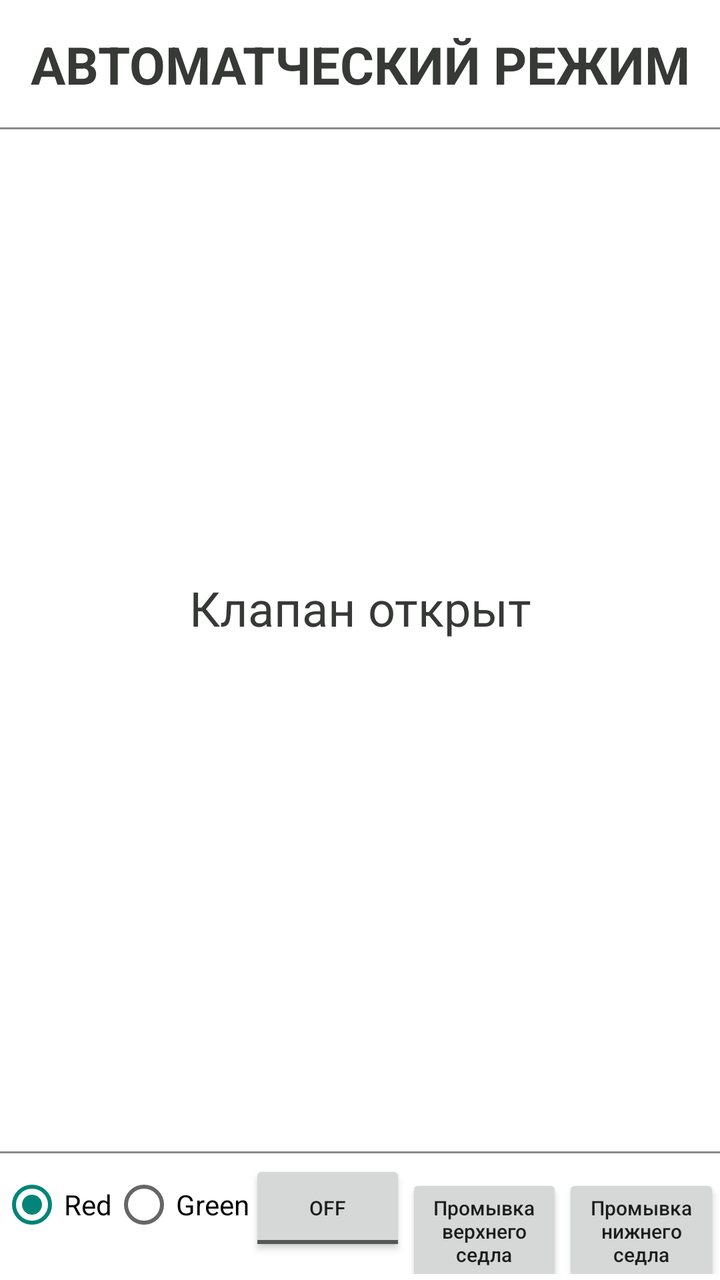
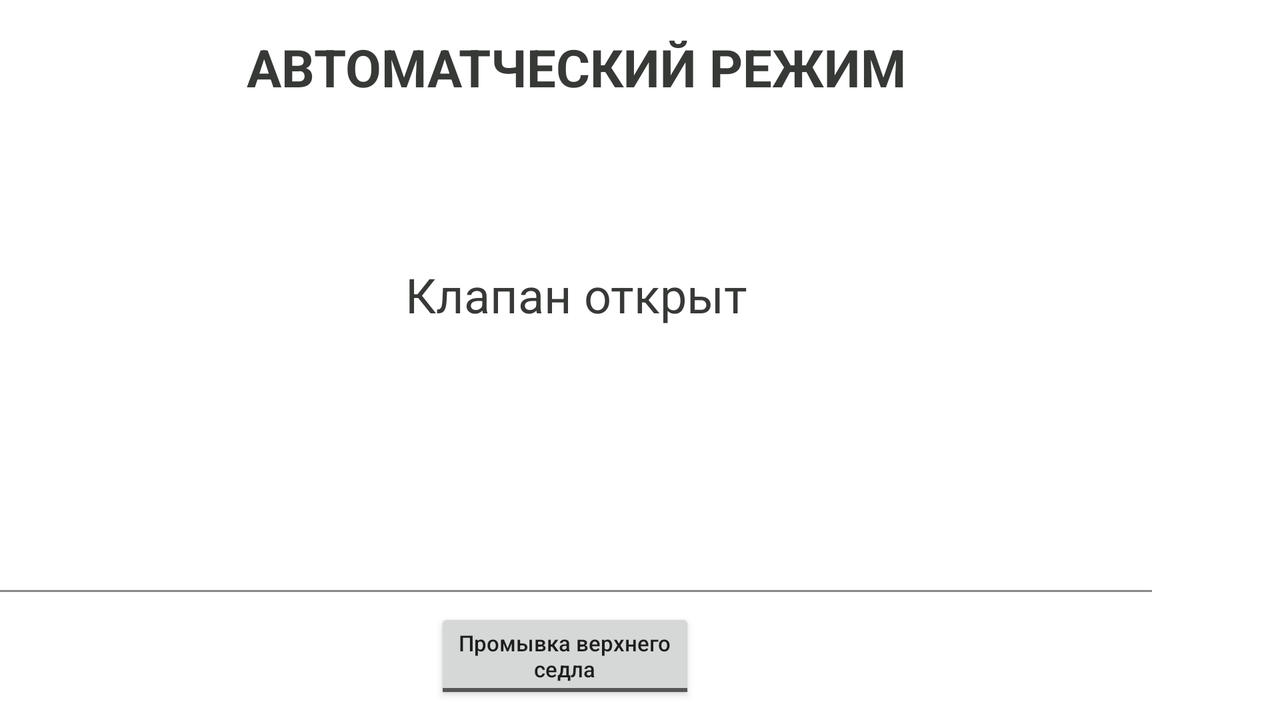

Compare how this app lays out the same screen by default and in its alternative resource folder. The renders come first, then the two layout files and the values they reference.
<!-- AndroidManifest.xml: application theme Theme.Bardiani -->
<!-- res/layout/start_fragment.xml -->
<?xml version="1.0" encoding="utf-8"?>
<androidx.constraintlayout.widget.ConstraintLayout xmlns:android="http://schemas.android.com/apk/res/android"
  xmlns:app="http://schemas.android.com/apk/res-auto"
  xmlns:tools="http://schemas.android.com/tools"
  android:layout_width="match_parent"
  android:layout_height="match_parent"
  android:background="@color/white"
  tools:context=".presentation.start.StartFragment">

  <androidx.constraintlayout.widget.Guideline
    android:id="@+id/guideline_0"
    android:layout_width="wrap_content"
    android:layout_height="wrap_content"
    android:orientation="vertical"
    app:layout_constraintGuide_percent="0.64" />

  <TextView
    android:id="@+id/tv_description"
    android:layout_width="wrap_content"
    android:layout_height="wrap_content"
    android:layout_gravity="center_vertical"
    android:text="@string/modeAuto"
    android:textColor="@color/gray_dark"
    android:textSize="@dimen/font_26"
    android:textStyle="bold"
    app:layout_constraintBottom_toTopOf="@+id/guideline_1"
    app:layout_constraintEnd_toEndOf="parent"
    app:layout_constraintStart_toStartOf="parent"
    app:layout_constraintTop_toTopOf="parent" />

  <androidx.constraintlayout.widget.Guideline
    android:id="@+id/guideline_1"
    android:layout_width="wrap_content"
    android:layout_height="wrap_content"
    android:orientation="horizontal"
    app:layout_constraintGuide_percent="0.1" />

  <View
    android:id="@+id/view_top"
    android:layout_width="match_parent"
    android:layout_height="1dp"
    android:background="@color/gray"
    app:layout_constraintBottom_toBottomOf="@+id/guideline_1"
    app:layout_constraintEnd_toEndOf="@+id/guideline_1"
    app:layout_constraintStart_toStartOf="@+id/guideline_1"
    app:layout_constraintTop_toTopOf="@+id/guideline_1" />

  <TextView
    android:id="@+id/tv_subject"
    android:layout_width="match_parent"
    android:layout_height="wrap_content"
    android:textAlignment="center"
    android:textColor="@color/gray_dark"
    android:textSize="@dimen/font_24"
    app:layout_constraintBottom_toTopOf="@+id/iv_valve"
    app:layout_constraintEnd_toEndOf="parent"
    app:layout_constraintStart_toStartOf="parent"
    app:layout_constraintTop_toBottomOf="@+id/guideline_1"
    tools:text="@string/valveOpen" />

  <ImageView
    android:id="@+id/iv_valve"
    android:layout_width="wrap_content"
    android:layout_height="wrap_content"
    android:layout_marginBottom="@dimen/margin32"
    android:src="@drawable/valve1_close"
    app:layout_constraintBottom_toTopOf="@+id/view_bottom"
    app:layout_constraintEnd_toEndOf="parent"
    app:layout_constraintStart_toStartOf="parent" />

  <ImageView
    android:id="@+id/iv_air1"
    android:layout_width="wrap_content"
    android:layout_height="wrap_content"
    android:src="@drawable/ic_air"
    android:visibility="invisible"
    app:layout_constraintBottom_toTopOf="@+id/guideline_2"
    app:layout_constraintStart_toStartOf="@+id/guideline_0"
    app:layout_constraintTop_toTopOf="@+id/iv_valve"
    app:layout_constraintVertical_bias="0.205" />

  <ImageView
    android:id="@+id/iv_air2"
    android:layout_width="wrap_content"
    android:layout_height="wrap_content"
    android:src="@drawable/ic_air"
    android:visibility="invisible"
    app:layout_constraintBottom_toTopOf="@+id/guideline_2"
    app:layout_constraintStart_toStartOf="@+id/guideline_0"
    app:layout_constraintTop_toTopOf="@+id/iv_valve"
    app:layout_constraintVertical_bias="0.386" />

  <ImageView
    android:id="@+id/iv_air3"
    android:layout_width="wrap_content"
    android:layout_height="wrap_content"
    android:src="@drawable/ic_air"
    android:visibility="invisible"
    app:layout_constraintBottom_toTopOf="@+id/guideline_2"
    app:layout_constraintStart_toStartOf="@+id/guideline_0"
    app:layout_constraintTop_toTopOf="@+id/iv_valve"
    app:layout_constraintVertical_bias="0.427" />


  <View
    android:id="@+id/view_bottom"
    android:layout_width="match_parent"
    android:layout_height="1dp"
    android:background="@color/gray"
    app:layout_constraintBottom_toBottomOf="@+id/guideline_2"
    app:layout_constraintEnd_toEndOf="@+id/guideline_2"
    app:layout_constraintStart_toStartOf="@+id/guideline_2"
    app:layout_constraintTop_toTopOf="@+id/guideline_2" />

  <androidx.constraintlayout.widget.Guideline
    android:id="@+id/guideline_2"
    android:layout_width="wrap_content"
    android:layout_height="wrap_content"
    android:orientation="horizontal"
    app:layout_constraintGuide_percent="0.9" />

  <RadioGroup
    android:id="@+id/toggleGroup"
    android:layout_width="match_parent"
    android:layout_height="wrap_content"
    android:orientation="horizontal"
    app:layout_constraintBottom_toBottomOf="parent"
    app:layout_constraintEnd_toEndOf="parent"
    app:layout_constraintStart_toStartOf="parent"
    app:layout_constraintTop_toBottomOf="@+id/view_bottom">

    <RadioButton
      android:id="@+id/rdb_main_red"
      android:layout_width="wrap_content"
      android:layout_height="wrap_content"
      android:checked="true"
      android:text="Red" />

    <RadioButton
      android:id="@+id/rdb_main_green"
      android:layout_width="wrap_content"
      android:layout_height="wrap_content"
      android:text="Green" />

    <ToggleButton
      android:id="@+id/btn_valve1"
      android:layout_width="0dp"
      android:layout_height="wrap_content"
      android:layout_weight="1"
      android:text="@string/valve1_open"
      android:textAlignment="center"
      android:textAllCaps="false"
      android:textSize="@dimen/font_10"
      android:visibility="visible" />

    <Button
      android:id="@+id/btn_valve2"
      android:layout_width="0dp"
      android:layout_height="wrap_content"
      android:layout_weight="1"
      android:text="@string/valve2_open"
      android:textAlignment="center"
      android:textAllCaps="false"
      android:textSize="@dimen/font_10" />

    <Button
      android:id="@+id/btn_valve3"
      android:layout_width="0dp"
      android:layout_height="wrap_content"
      android:layout_weight="1"
      android:text="@string/valve3_open"
      android:textAlignment="center"
      android:textAllCaps="false"
      android:textSize="@dimen/font_10"
      android:visibility="visible" />

  </RadioGroup>

</androidx.constraintlayout.widget.ConstraintLayout>
<!-- resources referenced by this layout -->
<resources>
  <color name="gray">#888888</color>
  <color name="gray_dark">#373937</color>
  <color name="white">#FFFFFFFF</color>
  <dimen name="font_10">10sp</dimen>
  <dimen name="font_24">24sp</dimen>
  <dimen name="font_26">26sp</dimen>
  <dimen name="margin32">32dp</dimen>
  <string name="modeAuto">АВТОМАТЧЕСКИЙ РЕЖИМ</string>
  <string name="valve1_open">Открыть клапан</string>
  <string name="valve2_open">Промывка верхнего\nседла</string>
  <string name="valve3_open">Промывка нижнего\nседла</string>
  <string name="valveOpen">Клапан открыт</string>
  <style name="Theme.Bardiani" parent="Theme.AppCompat.DayNight.NoActionBar">
      
      <item name="colorPrimary">@color/purple_500</item>
      <item name="colorPrimaryVariant">@color/purple_700</item>
      <item name="colorOnPrimary">@color/white</item>
      
      <item name="colorSecondary">@color/teal_200</item>
      <item name="colorSecondaryVariant">@color/teal_700</item>
      <item name="colorOnSecondary">@color/black</item>
      
      <item name="android:statusBarColor" tools:targetApi="l">?attr/colorPrimaryVariant</item>
      
    </style>
  <color name="purple_500">#FF6200EE</color>
  <color name="purple_700">#FF3700B3</color>
  <color name="teal_200">#FF03DAC5</color>
  <color name="teal_700">#FF018786</color>
  <color name="black">#FF000000</color>
</resources>
<!-- res/layout-land/start_fragment.xml (the repository's variant of the layout above) -->
<!-- drawn on the phone turned sideways -->
<?xml version="1.0" encoding="utf-8"?>
<androidx.constraintlayout.widget.ConstraintLayout xmlns:android="http://schemas.android.com/apk/res/android"
  xmlns:app="http://schemas.android.com/apk/res-auto"
  xmlns:tools="http://schemas.android.com/tools"
  android:layout_width="match_parent"
  android:layout_height="match_parent"
  android:background="@color/white"
  tools:context=".presentation.start.StartFragment">

  <androidx.constraintlayout.widget.Guideline
    android:id="@+id/left_guideline"
    android:layout_width="wrap_content"
    android:layout_height="wrap_content"
    android:orientation="vertical"
    app:layout_constraintGuide_percent="0.85" />

  <TextView
    android:id="@+id/tv_description"
    android:layout_width="wrap_content"
    android:layout_height="wrap_content"
    android:layout_gravity="center_vertical"
    android:text="@string/modeAuto"
    android:layout_marginTop="@dimen/margin16"
    android:textColor="@color/gray_dark"
    android:textSize="@dimen/font_26"
    android:textStyle="bold"
    app:layout_constraintBottom_toTopOf="@+id/tv_subject"
    app:layout_constraintEnd_toStartOf="@+id/iv_valve"
    app:layout_constraintStart_toStartOf="parent"
    app:layout_constraintTop_toTopOf="parent" />

  <TextView
    android:id="@+id/tv_subject"
    android:layout_width="0dp"
    android:layout_height="wrap_content"
    android:layout_marginStart="@dimen/margin8"
    android:layout_marginTop="@dimen/margin80"
    android:layout_marginEnd="@dimen/margin8"
    android:textAlignment="center"
    android:textColor="@color/gray_dark"
    android:textSize="24sp"
    app:layout_constraintEnd_toStartOf="@+id/iv_valve"
    app:layout_constraintStart_toStartOf="parent"
    app:layout_constraintTop_toBottomOf="@+id/tv_description"
    tools:text="@string/valveOpen" />

  <ImageView
    android:id="@+id/iv_valve"
    android:layout_width="wrap_content"
    android:layout_height="0dp"
    android:layout_marginTop="@dimen/margin8"
    android:layout_marginEnd="@dimen/margin64"
    android:layout_marginBottom="@dimen/margin8"
    android:src="@drawable/valve1_close"
    app:layout_constraintBottom_toBottomOf="parent"
    app:layout_constraintEnd_toEndOf="parent"
    app:layout_constraintTop_toTopOf="parent" />


  <ImageView
    android:id="@+id/iv_air1"
    android:layout_width="wrap_content"
    android:layout_height="wrap_content"
    android:src="@drawable/ic_air"
    android:visibility="invisible"
    app:layout_constraintBottom_toTopOf="@+id/view_bottom"
    app:layout_constraintStart_toStartOf="@+id/left_guideline"
    app:layout_constraintTop_toTopOf="@+id/iv_valve"
    app:layout_constraintVertical_bias="0.252" />

  <ImageView
    android:id="@+id/iv_air2"
    android:layout_width="wrap_content"
    android:layout_height="wrap_content"
    android:src="@drawable/ic_air"
    android:visibility="invisible"
    app:layout_constraintBottom_toTopOf="@+id/view_bottom"
    app:layout_constraintStart_toStartOf="@+id/left_guideline"
    app:layout_constraintTop_toTopOf="@+id/iv_valve"
    app:layout_constraintVertical_bias="0.500" />

  <ImageView
    android:id="@+id/iv_air3"
    android:layout_width="wrap_content"
    android:layout_height="wrap_content"
    android:src="@drawable/ic_air"
    android:visibility="invisible"
    app:layout_constraintBottom_toTopOf="@+id/view_bottom"
    app:layout_constraintStart_toStartOf="@+id/left_guideline"
    app:layout_constraintTop_toTopOf="@+id/iv_valve"
    app:layout_constraintVertical_bias="0.556" />

  <View
    android:id="@+id/view_bottom"
    android:layout_width="0dp"
    android:layout_height="1dp"
    android:layout_marginBottom="@dimen/margin8"
    android:background="@color/gray"
    app:layout_constraintBottom_toTopOf="@+id/btn_valve2"
    app:layout_constraintEnd_toStartOf="@+id/iv_valve"
    app:layout_constraintStart_toStartOf="parent" />

  <ToggleButton
    android:id="@+id/btn_valve1"
    style="@style/ToggleButton"
    android:layout_width="wrap_content"
    android:layout_height="wrap_content"
    android:layout_marginBottom="@dimen/margin8"
    android:textAllCaps="false"
    android:textAlignment="center"
    android:textOff="@string/valve1_close"
    android:textOn="@string/valve1_open"
    android:textSize="@dimen/font_12"
    android:visibility="invisible"
    app:layout_constraintBottom_toBottomOf="parent"
    app:layout_constraintEnd_toStartOf="@id/btn_valve2"
    app:layout_constraintStart_toStartOf="parent"/>

  <ToggleButton
    android:id="@+id/btn_valve2"
    style="@style/ToggleButton"
    android:layout_width="wrap_content"
    android:layout_height="wrap_content"
    android:layout_marginBottom="@dimen/margin8"
    android:textAllCaps="false"
    android:textOff="@string/valve2_close"
    android:textOn="@string/valve2_open"
    android:textSize="@dimen/font_11"
    app:layout_constraintBottom_toBottomOf="parent"
    app:layout_constraintEnd_toStartOf="@+id/btn_valve3"
    app:layout_constraintStart_toEndOf="@+id/btn_valve1" />

  <ToggleButton
    android:id="@+id/btn_valve3"
    style="@style/ToggleButton"
    android:layout_width="wrap_content"
    android:layout_height="wrap_content"
    android:layout_marginBottom="@dimen/margin8"
    android:textAllCaps="false"
    android:textOff="@string/valve3_close"
    android:textOn="@string/valve3_open"
    android:textSize="@dimen/font_11"
    android:visibility="invisible"
    app:layout_constraintBottom_toBottomOf="parent"
    app:layout_constraintEnd_toStartOf="@+id/iv_valve"
    app:layout_constraintStart_toEndOf="@id/btn_valve2" />

</androidx.constraintlayout.widget.ConstraintLayout>
<!-- resources referenced by the variant -->
<!-- as the phone turned sideways resolves them -->
<resources>
  <color name="gray">#888888</color>
  <color name="gray_dark">#373937</color>
  <color name="white">#FFFFFFFF</color>
  <dimen name="font_11">11sp</dimen>
  <dimen name="font_12">12sp</dimen>
  <dimen name="font_26">26sp</dimen>
  <dimen name="margin16">16dp</dimen>
  <dimen name="margin64">64dp</dimen>
  <dimen name="margin8">8dp</dimen>
  <dimen name="margin80">80dp</dimen>
  <string name="modeAuto">АВТОМАТЧЕСКИЙ РЕЖИМ</string>
  <string name="valve1_close">Закрыть клапан</string>
  <string name="valve1_open">Открыть клапан</string>
  <string name="valve2_close">Промывка верхнего\nседла</string>
  <string name="valve2_open">Промывка верхнего\nседла</string>
  <string name="valve3_close">Промывка нижнего\nседла</string>
  <string name="valve3_open">Промывка нижнего\nседла</string>
  <string name="valveOpen">Клапан открыт</string>
  <style name="ToggleButton">
      <item name="android:textColor">@color/toggle_color</item>
    </style>
  <style name="Theme.Bardiani" parent="Theme.AppCompat.DayNight.NoActionBar">
      
      <item name="colorPrimary">@color/purple_500</item>
      <item name="colorPrimaryVariant">@color/purple_700</item>
      <item name="colorOnPrimary">@color/white</item>
      
      <item name="colorSecondary">@color/teal_200</item>
      <item name="colorSecondaryVariant">@color/teal_700</item>
      <item name="colorOnSecondary">@color/black</item>
      
      <item name="android:statusBarColor" tools:targetApi="l">?attr/colorPrimaryVariant</item>
      
    </style>
  <color name="purple_500">#FF6200EE</color>
  <color name="purple_700">#FF3700B3</color>
  <color name="teal_200">#FF03DAC5</color>
  <color name="teal_700">#FF018786</color>
  <color name="black">#FF000000</color>
</resources>
